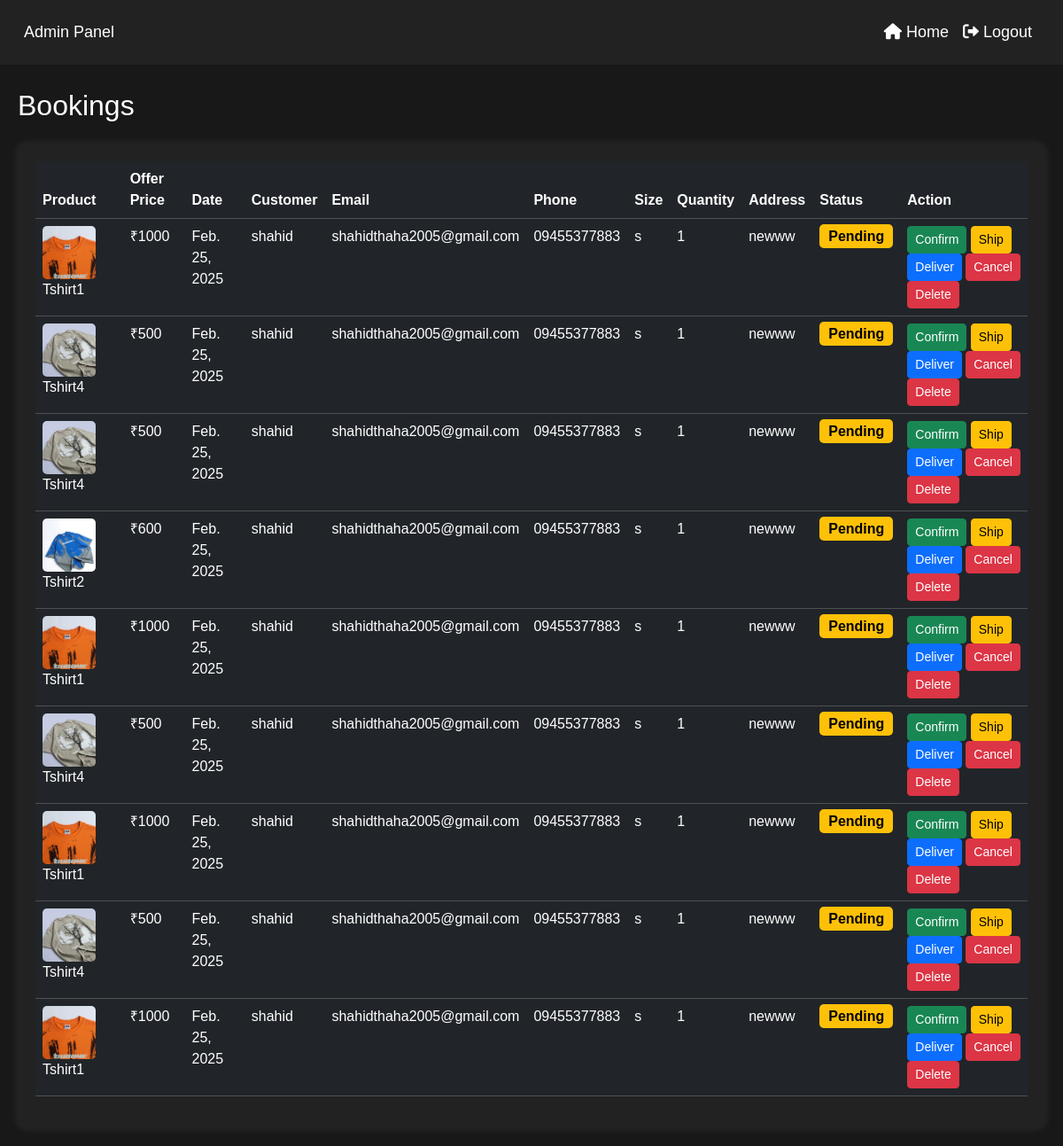
The page /bookings/ on the database its author committed.
### app/models.py (models this page shows, shortened)
class Buy(models.Model):
    user=models.ForeignKey(User,on_delete=models.CASCADE)
    product=models.ForeignKey(Product,on_delete=models.CASCADE)
    price=models.IntegerField()
    date=models.DateField(auto_now_add=True)
    size = models.CharField(max_length=10, choices=[('S', 'Small'), ('M', 'Medium'), ('L', 'Large')], default='M')  # Default size is Medium
    quantity = models.PositiveIntegerField(default=1)  # Default quantity is 1
    status = models.CharField(max_length=50, choices=[('Pending', 'Pending'), ('Confirmed', 'Confirmed'), ('Cancelled', 'Cancelled')], default='Pending')

class Product(models.Model):
    pro_id=models.TextField()
    name=models.TextField()
    base_price=models.IntegerField()
    offer_price=models.IntegerField()
    img=models.FileField()
    dis=models.TextField()
    sizes = models.ManyToManyField(Size)  # Allow multiple size selection
    quantity = models.PositiveIntegerField(default=0)

class Order(models.Model):
    name = models.CharField(max_length=100)
    email = models.EmailField()
    phone_number = models.CharField(max_length=15)
    shipping_address = models.TextField()
    status = models.CharField(max_length=20, default='Pending')
    created_at = models.DateTimeField(auto_now_add=True)

### app/views.py (the view)
# urls.py: path('bookings/',views.bookings,name='bookings'),
def bookings(request):
    buys = Buy.objects.all().select_related('product', 'user').order_by('-date')
    orders = Order.objects.all().order_by('-created_at')
    combined_data = zip(buys, orders)
    return render(request, 'shop/bookings.html', {'combined_data': combined_data})

### templates/shop/bookings.html (shortened to what this page needs)
<!DOCTYPE html>
<html lang="en">
<head>
    <link href="https://cdn.jsdelivr.net/npm/bootstrap@5.3.3/dist/css/bootstrap.min.css" rel="stylesheet">
    <link rel="stylesheet" href="https://cdnjs.cloudflare.com/ajax/libs/font-awesome/6.0.0-beta3/css/all.min.css">
</head>
<body>
    <nav class="navbar navbar-expand-lg navbar-dark fixed-top">
        <div class="container-fluid">
            <a class="navbar-brand" href="#">Admin Panel</a>
            <div class="collapse navbar-collapse justify-content-end" id="navbarNav">
                <ul class="navbar-nav">
                    <li class="nav-item">
                        <a class="nav-link" href="../home">
                            <i class="fas fa-home"></i> Home
                        </a>
                    </li>
                    <li class="nav-item">
                        <a class="nav-link" href="../chrome_logout">
                            <i class="fas fa-sign-out-alt"></i> Logout
                        </a>
                    </li>
                </ul>
            </div>
        </div>
    </nav>
    <div class="content">
        <h2>Bookings</h2>
        <div class="table-container mt-4">
            <table class="table table-dark table-hover">
                <thead>
                    <tr>
                        <th>Product</th>
                        <th>Offer Price</th>
                        <th>Date</th>
                        <th>Customer</th>
                        <th>Email</th>
                        <th>Phone</th>
                        <th>Size</th>
                        <th>Quantity</th>
                        <th>Address</th>
                        <th>Status</th>
                        <th>Action</th>
                    </tr>
                </thead>
                <tbody id="bookingTable">
                    {% for buy, order in combined_data %}
                    <tr>
                        <td>
                            <img src="{{ buy.product.img.url }}" alt="{{ buy.product.name }}" class="product-img">
                            {{ buy.product.name }}
                        </td>
                        <td>₹{{ buy.price }}</td>
                        <td>{{ buy.date }}</td>
                        <td>{{ order.name }}</td>
                        <td>{{ order.email }}</td>
                        <td>{{ order.phone_number }}</td>
                        <td>{{ buy.size }}</td>
                        <td>{{ buy.quantity }}</td>
                        <td>{{ order.shipping_address }}</td>
                        <td>
                            <span class="status-badge
                                {% if order.status == 'Pending' %}status-pending
                                {% elif order.status == 'Confirmed' %}status-confirmed
                                {% elif order.status == 'Cancelled' %}status-cancelled
                                {% endif %}">
                                {{ order.status }}
                            </span>
                        </td>
                        <td>
                            <a href="{% url 'update_order_status' order.id 'Confirmed' %}" class="btn btn-success btn-sm">Confirm</a>
                            <a href="{% url 'update_order_status' order.id 'Shipped' %}" class="btn btn-warning btn-sm">Ship</a>
                            <a href="{% url 'update_order_status' order.id 'Delivered' %}" class="btn btn-primary btn-sm">Deliver</a>
                            <a href="{% url 'update_order_status' order.id 'Cancelled' %}" class="btn btn-danger btn-sm">Cancel</a>
<a href="{% url 'delete_booking' buy.id %}" class="btn btn-danger btn-sm" onclick="return confirm('Are you sure you want to delete this booking?')">Delete</a>
                        </td>
                    </tr>
                    {% empty %}
                    <tr>
                        <td colspan="11" class="text-center">No bookings found</td>
                    </tr>
                    {% endfor %}
                </tbody>
            </table>
        </div>
    </div>
</body>
</html>

### templates/shop/bookings.html (style rules this page uses)
body { background-color: #181818; color: #fff; font-family: 'Poppins', sans-serif; }
.navbar { background-color: #222; padding: 15px; }
.navbar a { color: #fff !important; font-size: 18px; }
.content { padding: 20px; margin-top: 80px; }
.table-container { background: #222; padding: 20px; border-radius: 10px; box-shadow: 0px 0px 10px rgba(255, 255, 255, 0.1); }
.table thead { background-color: #333; color: #fff; }
.product-img { width: 60px; height: 60px; object-fit: cover; border-radius: 5px; margin-right: 10px; }
.status-badge { padding: 5px 10px; border-radius: 5px; font-weight: bold; }
.status-pending { background-color: #ffc107; color: #000; }

### rows shown on the page
Buy: product.img (picture), product.name "Tshirt1", price "1000", date "Feb. 25, 2025", name "shahid", email "shahidthaha2005@gmail.com", phone_number "09455377883", size "s", quantity "1", shipping_address "newww", status "Pending"
Buy: product.img (picture), product.name "Tshirt4", price "500", date "Feb. 25, 2025", name "shahid", email "shahidthaha2005@gmail.com", phone_number "09455377883", size "s", quantity "1", shipping_address "newww", status "Pending"
Buy: product.img (picture), product.name "Tshirt4", price "500", date "Feb. 25, 2025", name "shahid", email "shahidthaha2005@gmail.com", phone_number "09455377883", size "s", quantity "1", shipping_address "newww", status "Pending"
Buy: product.img (picture), product.name "Tshirt2", price "600", date "Feb. 25, 2025", name "shahid", email "shahidthaha2005@gmail.com", phone_number "09455377883", size "s", quantity "1", shipping_address "newww", status "Pending"
Buy: product.img (picture), product.name "Tshirt1", price "1000", date "Feb. 25, 2025", name "shahid", email "shahidthaha2005@gmail.com", phone_number "09455377883", size "s", quantity "1", shipping_address "newww", status "Pending"
Buy: product.img (picture), product.name "Tshirt4", price "500", date "Feb. 25, 2025", name "shahid", email "shahidthaha2005@gmail.com", phone_number "09455377883", size "s", quantity "1", shipping_address "newww", status "Pending"
Buy: product.img (picture), product.name "Tshirt1", price "1000", date "Feb. 25, 2025", name "shahid", email "shahidthaha2005@gmail.com", phone_number "09455377883", size "s", quantity "1", shipping_address "newww", status "Pending"
Buy: product.img (picture), product.name "Tshirt4", price "500", date "Feb. 25, 2025", name "shahid", email "shahidthaha2005@gmail.com", phone_number "09455377883", size "s", quantity "1", shipping_address "newww", status "Pending"
Buy: product.img (picture), product.name "Tshirt1", price "1000", date "Feb. 25, 2025", name "shahid", email "shahidthaha2005@gmail.com", phone_number "09455377883", size "s", quantity "1", shipping_address "newww", status "Pending"
